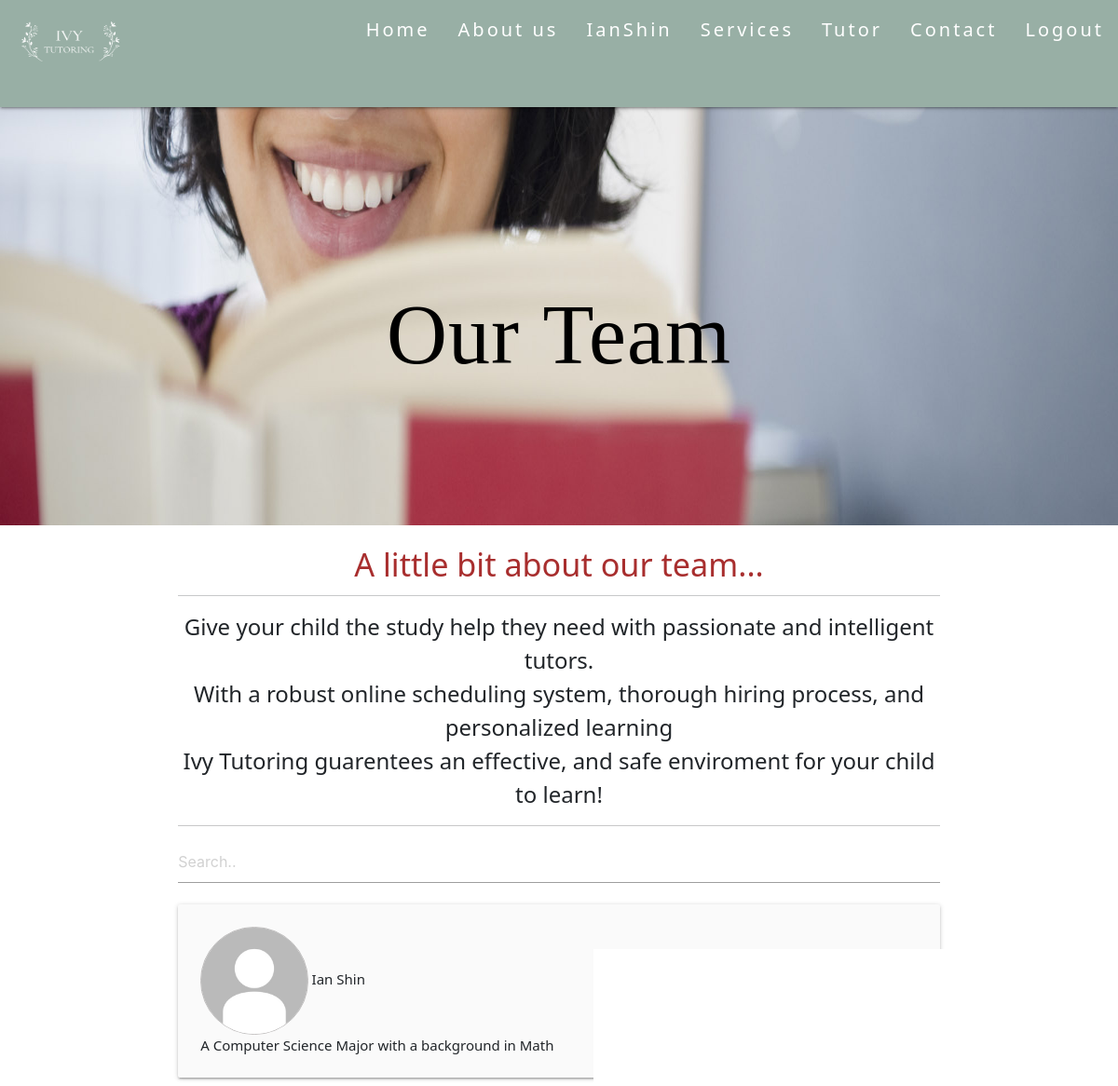
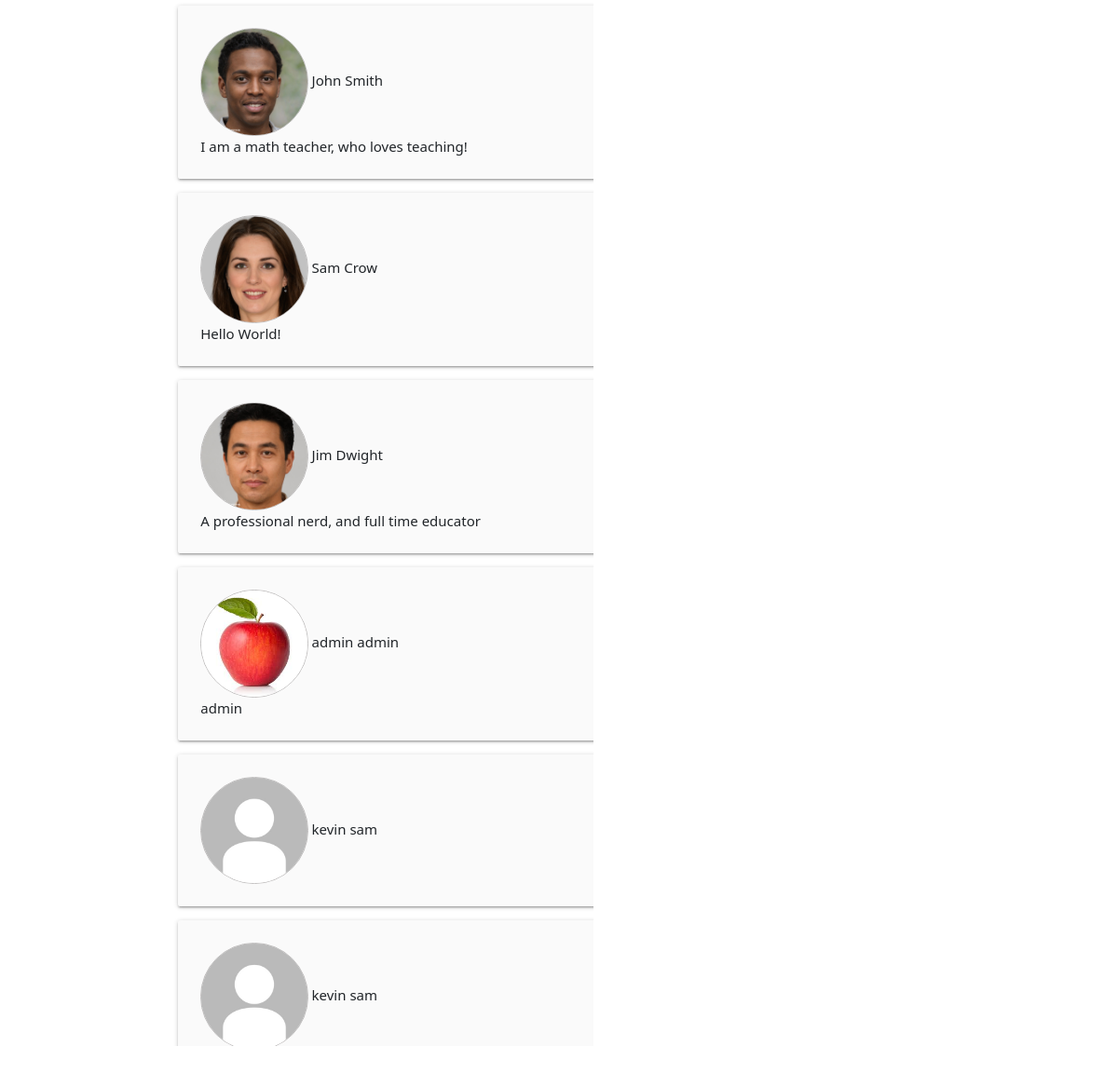
The app's page /Tutor (signed in) with its own data (2 pictures, top to bottom).
### main/models.py (models this page shows, shortened)
class User(AbstractUser):
	email_confirm = models.BooleanField(default=False)

class Profile(models.Model):
	user = models.OneToOneField(User,on_delete = models.CASCADE,default= None)
	pro_pic =  models.ImageField(upload_to = 'profilePics', blank = True, null = True)
	descript = models.CharField(max_length = 50, blank = True)
	intro = models.CharField(max_length = 1000, blank = True)

### main/views.py (the view)
# urls.py: path("Tutor", tutorList.as_view(), name = "Tutor"),
class tutorList(ListView):
	model = User
	template_name = "main/Tutors.html"
	context_object_name = "users"
	def get_context_data(self,**kwargs):
		data = super().get_context_data(**kwargs)
		return data

### main/templates/main/Tutors.html (shortened to what this page needs)
<head>
  <link rel="stylesheet" href="https://cdnjs.cloudflare.com/ajax/libs/materialize/1.0.0/css/materialize.min.css">
  <link href="https://cdn.jsdelivr.net/npm/bootstrap@5.0.0-beta2/dist/css/bootstrap.min.css" rel="stylesheet">
</head>
{%include "main/HeadNav.html" %}
{%load static%}
<div class="parallax-container">
  <div class="parallax">
      <img src="{%static 'media\Student.jpg' %}" class = "responsive-img">
              <h1 class="ml131">Our Team</h1>
  </div>
</div>
<div class = "writingSection">
  <div class = "container" >
      <h4 class="" style="text-align:center;"><strong><font color="#a82e2e">A little bit about our team...</font></strong></h4>
        <hr>
          <div class = "", style = "text-align: center;">
              <font size = "5">
                  Give your child the study help they need with passionate and intelligent tutors.
                  <br>
                  With a robust online scheduling system, thorough hiring process, and personalized learning
                  <br>
                  Ivy Tutoring guarentees an effective, and safe enviroment for your child to learn!
              </font>
          </div>
        <hr>
      <form class = "wrapper" method = "GET" action ="{% url 'main:SearchResults' %}">
        <input name = "searchBar" type = "text" class = "input" placeholder = "Search.." , value = {{request.GET.searchBar}}>
      </form>
{% for use in users%}
<div class="col s12 m8 offset-m2 l6 offset-l3">
    <div class="card-panel grey lighten-5 z-depth-1">
      {% if use.profile.pro_pic %}
            <img class="card-img" src="{{ use.profile.pro_pic.url }}">
              {{use.first_name}} {{use.last_name}}
            <br>
              {{use.profile.descript}}
          {% else %}
              <img class="card-img" src="{%static 'media/Default.jpg' %}">
              {{use.first_name}} {{use.last_name}}
            <br>
              {{use.profile.descript}}
          {% endif %}
      </div>
    </div>
 {%endfor%}
</div>

### main/templates/main/HeadNav.html (shortened to what this page needs)
{%load static%}
<head>
<link rel="stylesheet" href="https://cdnjs.cloudflare.com/ajax/libs/materialize/1.0.0/css/materialize.min.css">
</head>
<div class="navbar-fixed">
    <nav>
        <div class='nav-wrapper'>
            <a href="/" class="brand-logo"><img src="{%static 'media\logo.png' %}" width="150" height="100"></a>
            <ul id="nav" class = "right hide-on-med-and-down">
                {% if user.is_authenticated %}
                    <li><a href = "/"> Home </a></li>
                    <li><a href = "/AboutUs"> About us </a></li>
                    <li><a href = "/Profile"> {{ user.username }}</a></li>
                    <li><a href= "/Services"> Services </a></li>
                    <li><a href = "/Tutor"> Tutor </a></li>
                    <li><a href = "/Contact/"> Contact </a></li>
                    <li><a href="/logout"> Logout </a></li>
                {% endif %}
            </ul>
        </div>
    </nav>
</div>

### main/templates/main/HeadNav.html (style rules this page uses)
nav { height:115px; background-color:#98AFA5; }
nav ul a { font-size: 20px; letter-spacing:3px; }

### main/templates/main/Tutors.html (style rules this page uses)
.col { position:relative; top:6%; }
.ml131 { position:absolute; font-size: 6em; color:black; letter-spacing:1px; width:100%; text-align:center; top:40%; }
.card-img { max-width:15%; max-height:25%; border-radius:50%; border:1.5px solid #c0bebe; }

### records on screen
User: username "IanShin", first_name "Ian", last_name "Shin", profile.descript "A Computer Science Major with a background in Math"
User: profile.pro_pic (picture), first_name "John", last_name "Smith", profile.descript "I am a math teacher, who loves teaching!"
User: profile.pro_pic (picture), first_name "Sam", last_name "Crow", profile.descript "Hello World!"
User: profile.pro_pic (picture), first_name "Jim", last_name "Dwight", profile.descript "A professional nerd, and full time educator"
User: profile.pro_pic (picture), first_name "admin", last_name "admin", profile.descript "admin"
User: first_name "kevin", last_name "sam"
User: first_name "kevin", last_name "sam"
